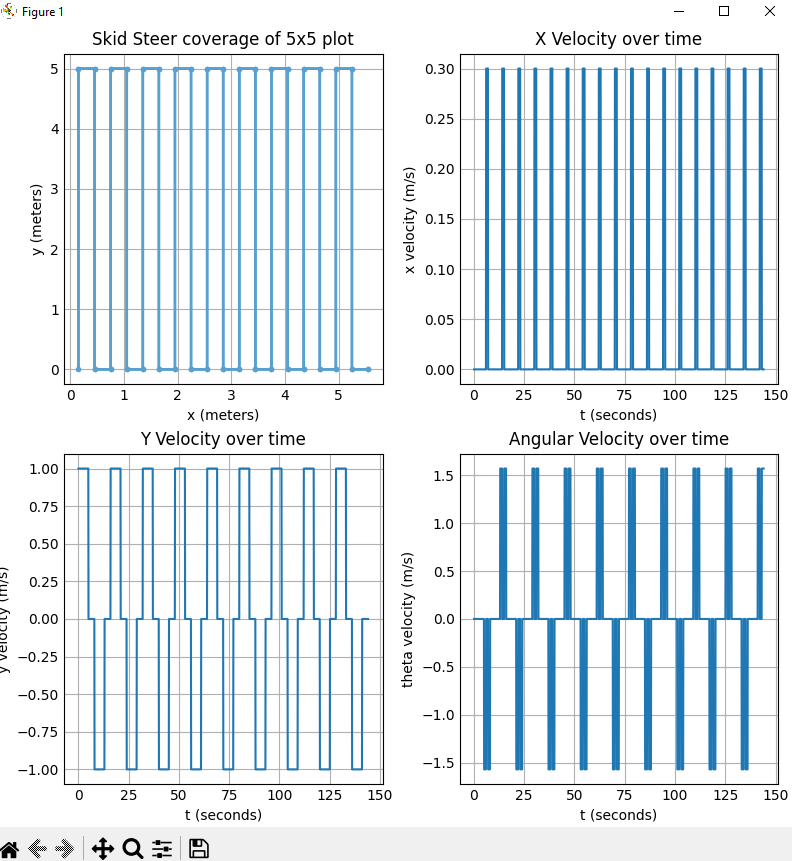

Here is the Python script that generated this plot:
import math
import matplotlib.pyplot as plt
import numpy as np
plt.style.use('_mpl-gallery')

def kinematics(l, r, W, x, y, theta, DT):
    xNew = x - .5 * (l + r) * np.sin(theta) * DT
    yNew = y + .5 * (l + r) * np.cos(theta) * DT
    thetaNew = theta + (1 / W) * (r - l) * DT
    aVel = (1 / W) * (r - l)
    xVel = -.5 * (l + r) * np.sin(theta)
    yVel = .5 * (l + r) * np.cos(theta)
    return xNew, yNew, thetaNew, aVel, xVel, yVel

WIDTH = .3
DT = .1
time = 0
xNot = .15
yNot = 0
theta = 0
xCoord = [xNot]
yCoord = [yNot]
xPoint = [xNot]
yPoint = [yNot]
xVels = []
yVels = []
angVels = []
times = []

# (1, .23562, -.23562) = 90 degree clockwise turn
# (1, -.23562, .23562) = 90 degree counterclockwise turn
kList = [(5, 1, 1), #movement sequence
         (1, .23562, -.23562), (1,.3,.3), (1, .23562, -.23562), #turning south sequence
         (5, 1, 1), #movement sequence
         (1, -.23562, .23562), (1, .3, .3), (1, -.23562, .23562)] #turning north sequence



print("(" + str(xNot) + ", " + str(yNot) + ") theta= " + str(theta))
print("At T = " + str(time))
for z in range(0, 9):
    for x in range(0, len(kList)):
        for y in range(0, kList[x][0] * 10):
            xNot, yNot, theta, angVel, xV, yV = kinematics(kList[x][1], kList[x][2], WIDTH, xNot, yNot, theta, DT)
            xCoord.append(xNot)
            yCoord.append(yNot)
            xVels.append(xV)
            yVels.append(yV)
            angVels.append(angVel)
            time += .1
            times.append(time)
            print("Position: (" + str(xNot) + ", " + str(yNot) + ") theta = " + str(theta))
            print("Trajectory: (" + str(xV) + ", " + str(yV) + ") Angular Velocity = " + str(angVel))
            print("At T = " + str(time))
        xPoint.append(xNot)
        yPoint.append(yNot)









fig, ax = plt.subplots(2,2, constrained_layout=True, figsize=(8,8))
ax[0, 0].step(xCoord, yCoord)
ax[0, 0].set_xlabel('x (meters)')
ax[0, 0].set_ylabel('y (meters)')
ax[0, 0].plot(xPoint, yPoint, linewidth = 2, marker = '.')
ax[0, 0].set_title("Skid Steer coverage of 5x5 plot")

ax[0, 1].set_xlabel('t (seconds)')
ax[0, 1].set_ylabel('x velocity (m/s)')
ax[0, 1].plot(times, xVels)
ax[0, 1].set_title("X Velocity over time")

ax[1, 0].set_xlabel('t (seconds)')
ax[1, 0].set_ylabel('y velocity (m/s)')
ax[1, 0].plot(times, yVels)
ax[1, 0].set_title("Y Velocity over time")

ax[1, 1].set_xlabel('t (seconds)')
ax[1, 1].set_ylabel('theta velocity (m/s)')
ax[1, 1].plot(times, angVels)
ax[1, 1].set_title("Angular Velocity over time")

plt.show()
